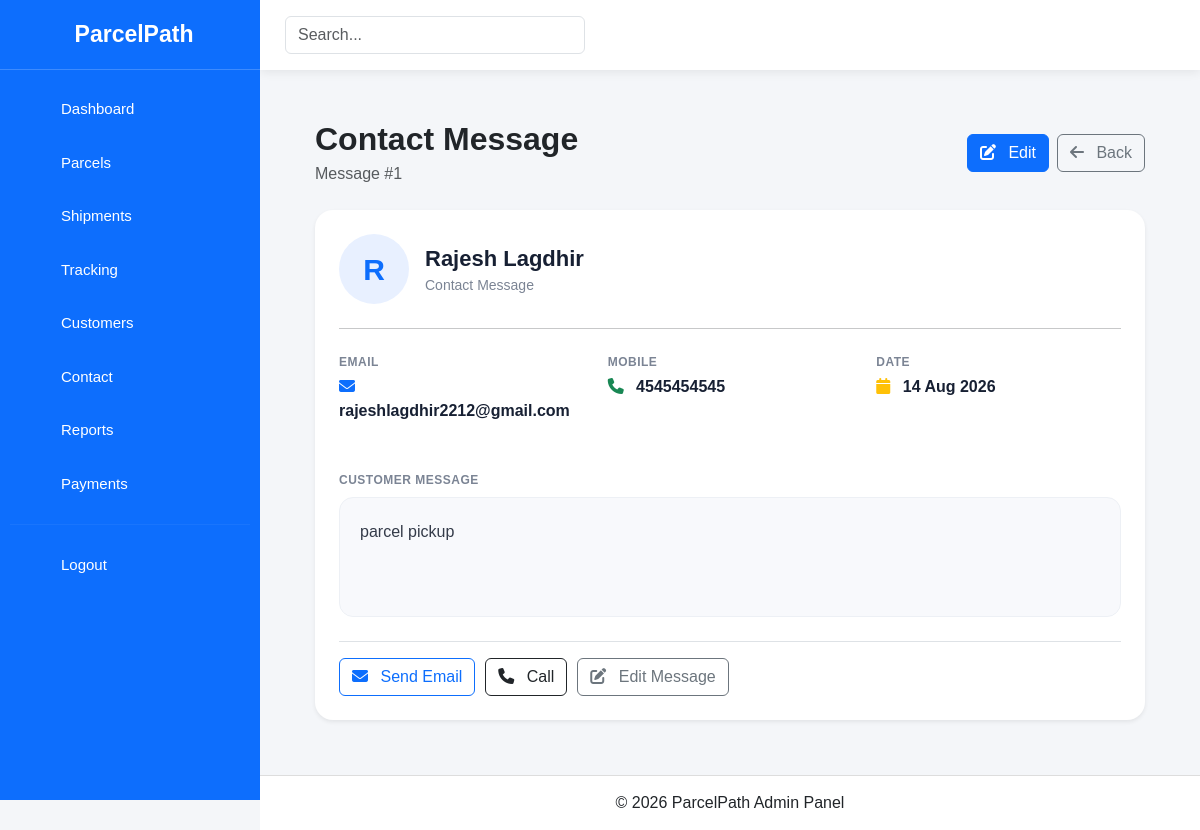
Page /custom_admin/cs_contact/view/1/ on the committed database.
### ParcelPath/models.py (models this page shows, shortened)
class Contact(models.Model):
    name = models.CharField(max_length=50)
    email = models.EmailField()
    mobile = models.CharField(max_length=10)
    date = models.DateField()
    message = models.TextField()

### custom_admin/views.py (the view)
# urls.py: path("cs_contact/view/<int:contact_id>/",views.cs_contact_view,name="cs_contact_view"),
def cs_contact_view(request, contact_id):
    contact = get_object_or_404(
        Contact,
        id=contact_id
    )
    return render(
        request,
        "custom_admin/contact_view.html",
        {
            "contact": contact
        }
    )

### custom_admin/templates/custom_admin/contact_view.html (shortened to what this page needs)
{% extends 'custom_admin/main.html' %}
{% block content %}
<div class="message-page">
  <div
    class="top-header d-flex justify-content-between align-items-center mb-4"
  >
    <div>
      <h2 class="fw-bold mb-1">Contact Message</h2>
      <p class="text-muted mb-0">Message #{{ contact.id }}</p>
    </div>
    <div class="top-actions d-flex gap-2">
      <a href="{% url 'cs_contact_edit' contact.id %}" class="btn btn-primary">
        <i class="fas fa-edit me-2"></i>
        Edit
      </a>
      <a href="{% url 'cs_contact' %}" class="btn btn-outline-secondary">
        <i class="fas fa-arrow-left me-2"></i>
        Back
      </a>
    </div>
  </div>
  <div class="card message-card shadow-sm">
    <div class="card-body p-4">
      <div class="d-flex align-items-center">
        <div class="customer-icon">{{ contact.name|first|upper }}</div>
        <div class="ms-3">
          <div class="customer-name">{{ contact.name }}</div>
          <div class="customer-subtitle">Contact Message</div>
        </div>
      </div>
      <hr class="my-4" />
      <div class="row g-4">
        <div class="col-md-4">
          <div class="info-label">Email</div>
          <div class="info-value mt-1">
            <a href="mailto:{{ contact.email }}" class="text-decoration-none">
              <i class="fas fa-envelope me-2 text-primary"></i>
              {{ contact.email }}
            </a>
          </div>
        </div>
        <div class="col-md-4">
          <div class="info-label">Mobile</div>
          <div class="info-value mt-1">
            <a href="tel:{{ contact.mobile }}" class="text-decoration-none">
              <i class="fas fa-phone me-2 text-success"></i>
              {{ contact.mobile }}
            </a>
          </div>
        </div>
        <div class="col-md-4">
          <div class="info-label">Date</div>
          <div class="info-value mt-1">
            <i class="fas fa-calendar me-2 text-warning"></i>
            {{ contact.date|date:"d M Y" }}
          </div>
        </div>
      </div>
      <div class="mt-5">
        <div class="info-label mb-2">Customer Message</div>
        <div class="message-content">{{ contact.message }}</div>
      </div>
      <div class="mt-4 pt-3 border-top">
        <div class="action-area">
          <a href="mailto:{{ contact.email }}" class="btn btn-outline-primary">
            <i class="fas fa-envelope me-2"></i>
            Send Email
          </a>
          <a href="tel:{{ contact.mobile }}" class="btn btn-outline-dark">
            <i class="fas fa-phone me-2"></i>
            Call
          </a>
          <a
            href="{% url 'cs_contact_edit' contact.id %}"
            class="btn btn-outline-secondary"
          >
            <i class="fas fa-edit me-2"></i>
            Edit Message
          </a>
        </div>
      </div>
    </div>
  </div>
</div>
{% endblock %}

### custom_admin/templates/custom_admin/main.html (style rules this page uses)
* { box-sizing: border-box; }
body { margin: 0; background: #f4f6f9; font-family: Arial, sans-serif; overflow-x: hidden; }

### custom_admin/templates/custom_admin/contact_view.html (style rules this page uses)
.message-page { padding: 25px; }
.message-card { border: none; border-radius: 18px; overflow: hidden; }
.customer-icon { width: 70px; height: 70px; min-width: 70px; border-radius: 50%; display: flex; align-items: center; justify-content: center; background: #e8f0ff; color: #0d6efd; font-size: 30px; font-weight: 700; }
.customer-name { font-size: 22px; font-weight: 700; color: #172033; }
.customer-subtitle { color: #7b8494; font-size: 14px; }
.info-label { font-size: 12px; text-transform: uppercase; color: #7b8494; font-weight: 700; letter-spacing: 0.5px; }
.info-value { font-size: 16px; font-weight: 600; color: #172033; word-break: break-word; }
.info-value a { color: #172033; }
.message-content { background: #f8f9fc; border: 1px solid #edf0f5; border-radius: 14px; padding: 20px; line-height: 1.8; white-space: pre-wrap; color: #343b49; min-height: 120px; word-break: break-word; }
.action-area { display: flex; flex-wrap: wrap; gap: 10px; }

### rows in the picture
Contact: id "1", name|first "R", name "Rajesh Lagdhir", email "rajeshlagdhir2212@gmail.com", mobile "4545454545", date "14 Aug 2026", message "parcel pickup"
